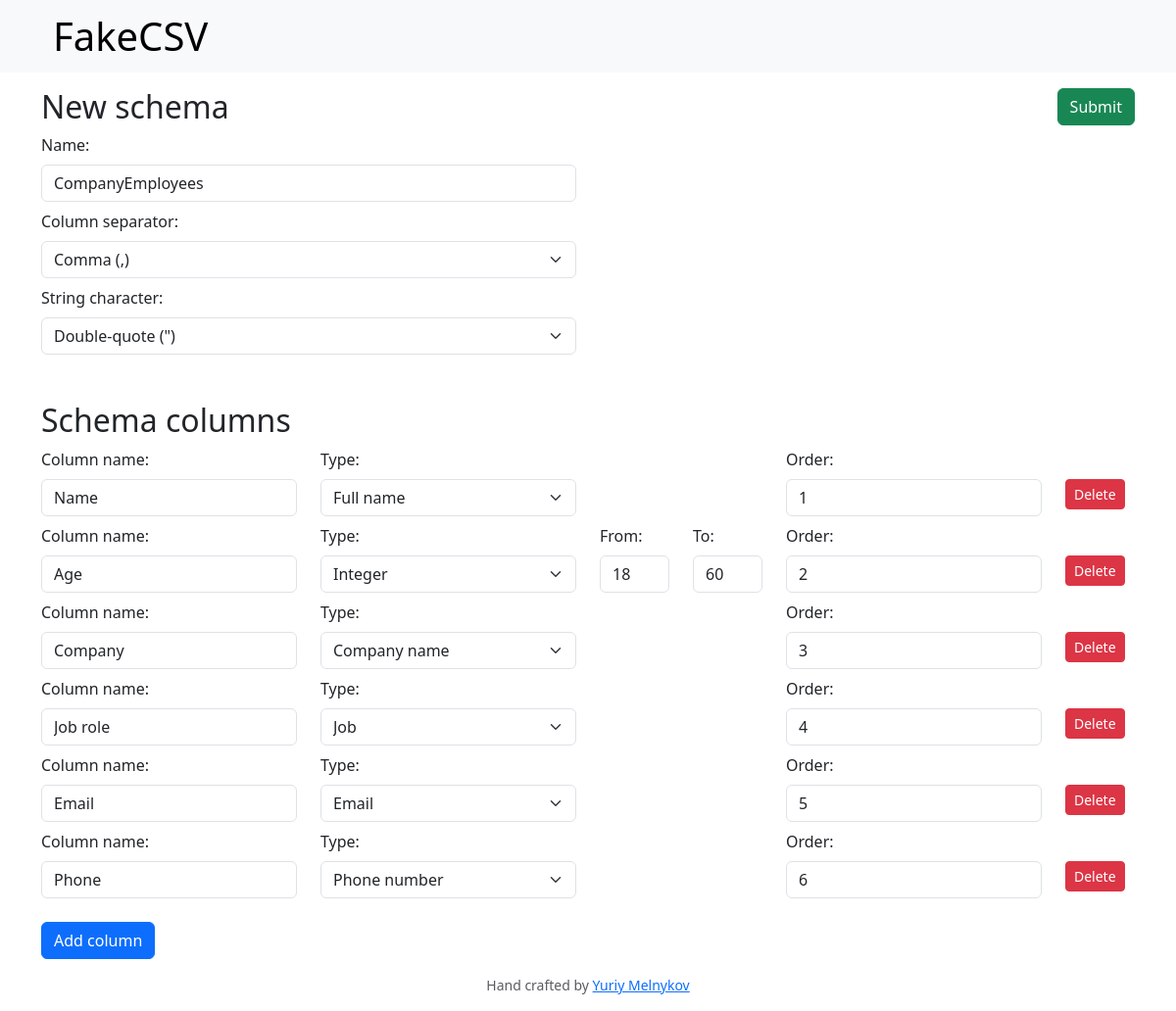
The app's page /update_schema?schema_id=8 with its own data.
### generator/models.py (models this page shows, shortened)
class Schema(models.Model):
    name = models.CharField(max_length=128)
    owner = models.ForeignKey(settings.AUTH_USER_MODEL, on_delete=models.CASCADE)
    modified = models.DateTimeField(auto_now=True)
    DELIMITER_CHOICES = [
        (',', 'Comma (,)'),
        (';', 'Semicolon (;)'),
        (' ', 'Space ( )'),
        ('|', 'Pipe (|)'),
    ]
    delimiter = models.CharField(max_length=2, choices=DELIMITER_CHOICES, default=',', verbose_name='Column separator')
    CHARACTER_CHOICES = [
        ("'", "Single-quote (')"),
        ('"', 'Double-quote (")'),
    ]
    character = models.CharField(max_length=1, choices=CHARACTER_CHOICES, default='"', verbose_name='String character')

class Column(models.Model):
    name = models.CharField(max_length=128, verbose_name='Column name')
    owner = models.ForeignKey(Schema, on_delete=models.CASCADE)
    TYPE_CHOICES = [
        ('name', 'Full name'),
        ('job', 'Job'),
        ('email', 'Email'),
        ('domain_name', 'Domain name'),
        ('phone_number', 'Phone number'),
        ('company', 'Company name'),
        ('paragraph', 'Text'),
        ('pyint', 'Integer'),
        ('address', 'Address'),
        ('date', 'Date'),
    ]
    type = models.CharField(max_length=12, choices=TYPE_CHOICES)
    start = models.IntegerField(default=0, verbose_name='From')
    end = models.IntegerField(default=0, verbose_name='To')
    order = models.PositiveSmallIntegerField()

### generator/views.py (the view, shortened to what this page needs)
# urls.py: path("update_schema", views.update_schema, name="update_schema"),
def update_schema(request):
    if request.method == 'GET':
        schema_id = request.GET.get('schema_id')
        schema = Schema.objects.get(pk=schema_id)
        queryset = Column.objects.filter(owner=schema_id).order_by('order')
        columns = list(enumerate(list(queryset), start=1))
        return render(request, 'generator/schema.html', {
            'schema': schema,
            'columns': columns,
        })

### generator/templates/generator/schema.html (shortened to what this page needs)
{% extends 'generator/layout.html' %}
{% load static %}
{% block main %}
{% if schema %}
<form action="{% url 'update_schema' %}" method="post">
{% else %}
<form action="{% url 'create_schema' %}" method="post">
{% endif %}
    <div class="d-flex justify-content-between">
        <div>
            <h2>New schema</h2>
        </div>
        <div>
            <button class="btn btn-success" type="submit">Submit</a>
        </div>
    </div>
    <div class="row">
        <div class="col-6">
            <label class="form-label" for="id_schema_name">Name:</label>
        </div>
        <div class="col-6"></div>
    </div>
    <div class="row mb-2">
        <div class="col-6">
            <input class="form-control" type="text" name="schema_name" maxlength="128" required id="id_schema_name" value="{{ schema.name }}">
        </div>
        <div class="col-6"></div>
    </div>
    <div class="row">
        <div class="col-6">
            <label class="form-label" for="id_schema_delimiter">Column separator:</label>
        </div>
        <div class="col-6"></div>
    </div>
    <div class="row mb-2">
        <div class="col-6">
            <select class="form-select" name="schema_delimiter" id="id_schema_delimiter" data-value="{{ schema.delimiter }}">
                <option value="," selected>Comma (,)</option>
            </select>
        </div>
        <div class="col-6"></div>
    </div>
    <div class="row">
        <div class="col-6">
            <label class="form-label" for="id_schema_character">String character:</label>
        </div>
        <div class="col-6"></div>
    </div>
    <div class="row mb-5">
        <div class="col-6">
            <select class="form-select" name="schema_character" id="id_schema_character" data-value="{{ schema.character }}">
                <option value="&quot;" selected>Double-quote (&quot;)</option>
            </select>
        </div>
        <div class="col-6"></div>
    </div>
    <h2>Schema columns</h2>
    <div id="columns">
        {% for column in columns %}
        <div class="mb-2" id="column{{column.0}}">
            <div class="row">
                <div class="col-3">
                    <label class="form-label" for="id_name">Column name:</label>
                </div>
                <div class="col-3">
                    <label class="form-label" for="id_type">Type:</label>
                </div>
                <div class="col-1 invisible range-tag">
                    <label class="form-label" for="id_start">From:</label>
                </div>
                <div class="col-1 invisible range-tag">
                    <label class="form-label" for="id_end">To:</label>
                </div>
                <div class="col-3">
                    <label class="form-label" for="id_order">Order:</label>
                </div>
                <div class="col-1">
                </div>
            </div>
            <div class="row">
                <div class="col-3">
                    <input class="form-control me-2 column-tag" type="text" name="name" maxlength="128" required id="id_name" value="{{column.1.name}}">
                </div>
                <div class="col-3">
                    <select class="form-select me-2 column-tag" name="type" onchange="showHideRangeLimits('{{column.0}}')" required id="id_type" data-value="{{column.1.type}}" data-column="{{column.0}}">
                        <option value="name">Full name</option>
                        <option value="job">Job</option>
                        <option value="email">Email</option>
                        <option value="phone_number">Phone number</option>
                        <option value="company">Company name</option>
                        <option value="pyint">Integer</option>
                    </select>
                </div>
                <div class="col-1 invisible range-tag">
                    <input class="form-control me-2" type="number" name="start" id="id_start" value="{{column.1.start}}">
                </div>
                <div class="col-1 invisible range-tag">
                    <input class="form-control me-2" type="number" name="end" id="id_end" value="{{column.1.end}}">
                </div>
                <div class="col-3">
                    <input class="form-control me-2 column-tag order-tag" type="number" name="order" min="0" required id="id_order" value="{{column.1.order}}">
                </div>
                <div class="col-1">
                    <button class="btn btn-danger btn-sm" type="button" id="delete" onclick="removeColumn('{{column.0}}')">Delete</button>
                </div>
            </div>
        </div>
        {% endfor %}
    </div>
</form>
<button class="btn btn-primary mt-3" onclick="addColumn()" id="add">Add column</button>
{% endblock %}

### records on screen
Schema: schema_name "CompanyEmployees", schema_delimiter "Comma (,)", schema_character "Double-quote (\")"
Column: name "Name", type "Full name", order "1"
Column: name "Age", type "Integer", start "18", end "60", order "2"
Column: name "Company", type "Company name", order "3"
Column: name "Job role", type "Job", order "4"
Column: name "Email", type "Email", order "5"
Column: name "Phone", type "Phone number", order "6"
